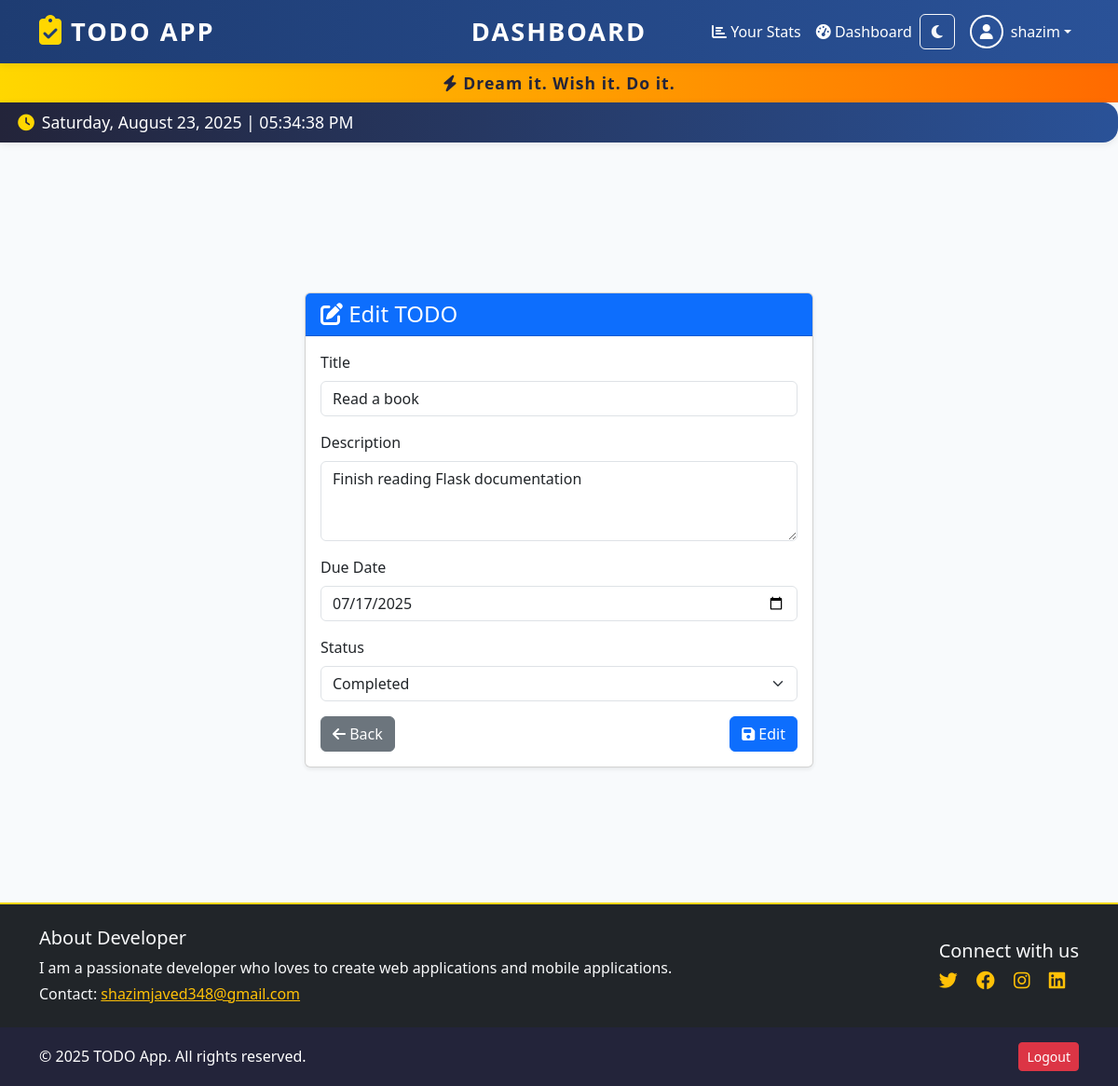
/edit/2 (signed in), run on the app's committed database.
### app/models.py (models this page shows, shortened)
class User(UserMixin, db.Model):
    id = db.Column(db.Integer, primary_key=True)
    username = db.Column(db.String(64), unique=True, nullable=False)
    email = db.Column(db.String(120), unique=True, nullable=False)
    password_hash = db.Column(db.String(128), nullable=False)

class TODO(db.Model):
    id = db.Column(db.Integer, primary_key=True)
    title = db.Column(db.String(100), nullable=False)
    description = db.Column(db.Text, nullable=True)
    due_date = db.Column(db.Date, nullable=False)
    status = db.Column(db.String(20), nullable=False, default='Pending')

### app/routes.py (the view, shortened to what this page needs)
@todo_bp.route('/edit/<int:todo_id>', methods=['GET', 'POST'])
@login_required
def edit_todo(todo_id):
    todo = TODO.query.get_or_404(todo_id)
    form = TODOForm(obj=todo)
    return render_template('todo/form.html', form=form, action='Edit')

### app/forms.py
class TODOForm(FlaskForm):
    title = StringField('Title', validators=[DataRequired(), Length(max=100)])
    description = TextAreaField('Description')
    due_date = DateField('Due Date', validators=[DataRequired()], format='%Y-%m-%d')
    status = SelectField('Status', choices=[('Pending', 'Pending'), ('Completed', 'Completed')], default='Pending')
    submit = SubmitField('Save')

### app/__init__.py (called while the page is built)
def create_app():
    app = Flask(__name__)
    app.config.from_object(Config)
    csrf.init_app(app)
    db.init_app(app)
    migrate.init_app(app, db)
    login_manager.init_app(app)
    login_manager.login_view = 'todo.login'
    from .models import User
    @login_manager.user_loader
    def load_user(user_id):
        return User.query.get(int(user_id))
    @app.context_processor
    def inject_now():
        return {'now': datetime.now()}
    from .routes import todo_bp
    app.register_blueprint(todo_bp)
    return app

### app/templates/todo/form.html (shortened to what this page needs)
{% extends 'base.html' %}
{% block content %}
<div class="row justify-content-center">
  <div class="col-md-8 col-lg-6">
    <div class="card shadow-sm">
      <div class="card-header bg-primary text-white">
        <h4 class="mb-0"><i class="fa fa-{{ 'edit' if action == 'Edit' else 'plus' }}"></i> {{ action }} TODO</h4>
      </div>
      <div class="card-body">
        <form method="POST">
          <div class="mb-3">
            {{ form.title.label(class="form-label") }}
            {{ form.title(class="form-control", placeholder="Enter title") }}
          </div>
          <div class="mb-3">
            {{ form.description.label(class="form-label") }}
            {{ form.description(class="form-control", placeholder="Enter description", rows=3) }}
          </div>
          <div class="mb-3">
            {{ form.due_date.label(class="form-label") }}
            {{ form.due_date(class="form-control") }}
          </div>
          <div class="mb-3">
            {{ form.status.label(class="form-label") }}
            {{ form.status(class="form-select") }}
          </div>
          <div class="d-flex justify-content-between">
            <a href="/" class="btn btn-secondary"><i class="fa fa-arrow-left"></i> Back</a>
            <button type="submit" class="btn btn-primary"><i class="fa fa-save"></i> {{ action }}</button>
          </div>
        </form>
      </div>
    </div>
  </div>
</div>
{% endblock %}

### app/templates/base.html (shortened to what this page needs)
<!DOCTYPE html>
<html lang="en">
<head>
    <link href="https://cdn.jsdelivr.net/npm/bootstrap@5.3.0/dist/css/bootstrap.min.css" rel="stylesheet">
    <link rel="stylesheet" href="https://cdnjs.cloudflare.com/ajax/libs/font-awesome/6.4.0/css/all.min.css">
</head>
<body style="min-height: 100vh; display: flex; flex-direction: column;">
<nav class="navbar navbar-expand-lg">
  <div class="container position-relative">
    <a class="navbar-brand d-none d-lg-flex align-items-center" href="/">
      <span class="navbar-logo me-2"><i class="fa-solid fa-clipboard-check"></i></span>
      TODO APP
    </a>
    <span class="centered-title d-none d-lg-block">
      {% if request.path == '/your-stats' %} STATICS {% else %} DASHBOARD {% endif %}
    </span>
    <div class="collapse navbar-collapse justify-content-end" id="navbarNav">
      <ul class="navbar-nav ms-auto align-items-center">
        <li class="nav-item">
          <a class="nav-link" href="/your-stats"><i class="fa fa-chart-bar"></i> Your Stats</a>
        </li>
        <li class="nav-item">
          <a class="nav-link" href="/"><i class="fa fa-tachometer-alt"></i> Dashboard</a>
        </li>
        <li class="nav-item me-2">
          <button id="theme-toggle" class="btn btn-outline-light" title="Toggle light/dark mode">
            <i id="theme-toggle-icon" class="fa fa-moon"></i>
          </button>
        </li>
        {% if not current_user.is_authenticated %}
          <li class="nav-item">
            <a class="nav-link" href="/signup"><i class="fa fa-user-plus"></i> Sign Up</a>
          </li>
          <li class="nav-item">
            <a class="nav-link" href="/login"><i class="fa fa-sign-in-alt"></i> Log In</a>
          </li>
        {% else %}
          <li class="nav-item dropdown">
            <a class="nav-link dropdown-toggle d-flex align-items-center" href="#" id="userDropdown" role="button" data-bs-toggle="dropdown" aria-expanded="false">
              {% if current_user.avatar_url %}
                <img src="{{ current_user.avatar_url }}" alt="avatar" class="avatar me-2">
              {% else %}
                <span class="avatar me-2 d-flex align-items-center justify-content-center" style="background:#2a5298;"><i class="fa fa-user"></i></span>
              {% endif %}
              {{ current_user.username }}
            </a>
          </li>
        {% endif %}
      </ul>
    </div>
  </div>
</nav>
{% set motivational_quotes = [
    "You are stronger than you think.",
    "Every day is a new beginning.",
    "Small steps every day lead to big results.",
    "Your future is created by what you do today.",
    "Push yourself, because no one else is going to do it for you.",
    "Dream it. Wish it. Do it.",
    "Doubt kills more dreams than failure ever will.",
    "Stay positive, work hard, make it happen.",
    "Success is the sum of small efforts, repeated day in and day out.",
    "You have the power to change your story."
] %}
{% set random_quote = (motivational_quotes|random) %}
<div class="motivation-bar text-center py-2" style="background: linear-gradient(90deg, #ffd700 0%, #ff6a00 100%); color: #23243a; font-weight: bold; font-size: 1.1rem; letter-spacing: 1px; box-shadow: 0 2px 8px rgba(0,0,0,0.05);">
    <span><i class="fa fa-bolt"></i> {{ random_quote }}</span>
</div>
<div id="clock-bar" class="d-flex align-items-center" style="min-width: 270px; margin-bottom: 1rem; padding: 0.5rem 1.2rem 0.5rem 1.2rem; background: linear-gradient(90deg, #23243a 0%, #2a5298 100%); color: #fff; border-radius: 0 1rem 1rem 0; box-shadow: 0 2px 8px rgba(0,0,0,0.08); font-size: 1.1rem; font-weight: 500;">
  <i class="fa fa-clock me-2" style="color: #ffd700;"></i>
  <span id="clock-time">{{ now.strftime('%A, %B %d, %Y') }} | {{ now.strftime('%I:%M:%S %p') }}</span>
</div>
<div aria-live="polite" aria-atomic="true" class="position-fixed top-0 end-0 p-3" style="z-index: 1080;">
</div>
<div class="centered-wrapper" style="flex: 1 0 auto;">
    <div class="container">
        {% block content %}{% endblock %}
    </div>
</div>
<div class="pre-footer bg-dark text-light py-4" style="border-top: 2px solid #ffd700;">
  <div class="container d-flex flex-column flex-md-row justify-content-between align-items-center">
    <div class="mb-3 mb-md-0">
      <h5>About Developer</h5>
      <p class="mb-1">I am a passionate developer who loves to create web applications and mobile applications.</p>
      <p class="mb-0">Contact: <a href="mailto:shazimjaved348@gmail.com" class="text-warning">shazimjaved348@gmail.com</a></p>
    </div>
    <div>
      <h5>Connect with us</h5>
      <a href="https://twitter.com/yourhandle" class="text-warning me-3" target="_blank"><i class="fab fa-twitter fa-lg"></i></a>
      <a href="https://facebook.com/yourhandle" class="text-warning me-3" target="_blank"><i class="fab fa-facebook fa-lg"></i></a>
      <a href="https://instagram.com/yourhandle" class="text-warning me-3" target="_blank"><i class="fab fa-instagram fa-lg"></i></a>
      <a href="linkedin.com/in/shazim-javed-095472325" class="text-warning" target="_blank"><i class="fab fa-linkedin fa-lg"></i></a>
    </div>
  </div>
</div>
<footer class="footer mt-auto py-3" style="background: #23243a; color: #fff; width:100%; z-index:100; flex-shrink: 0;">
  <div class="container d-flex justify-content-between align-items-center">
    <span style="color: #fff;">&copy; {{ current_year or 2025 }} TODO App. All rights reserved.</span>
    {% if current_user.is_authenticated %}
      <a href="/logout" class="btn btn-danger btn-sm">Logout</a>
    {% endif %}
  </div>
</footer>
</body>
</html>

### app/templates/base.html (style rules this page uses)
body { background: #f8fafc; }
.navbar { background: linear-gradient(90deg, #1e3c72 0%, #2a5298 100%); box-shadow: 0 2px 8px rgba(0,0,0,0.08); }
.navbar-brand { font-weight: bold; font-size: 1.7rem; letter-spacing: 2px; }
.nav-link, .navbar-brand, .dropdown-item { color: #fff !important; }
.navbar .centered-title { position: absolute; left: 50%; transform: translateX(-50%); color: #fff; font-size: 1.7rem; font-weight: bold; letter-spacing: 2px; }
.avatar { width: 36px; height: 36px; border-radius: 50%; object-fit: cover; border: 2px solid #fff; background: #ac0808; display: inline-block; }
.centered-wrapper { min-height: 100vh; display: flex; flex-direction: column; justify-content: center; align-items: center; }
.navbar-logo i { font-size: 2rem; color: #ffd700; }
.container { opacity: 0; animation: fadeIn 1s ease 0.2s forwards; }
.btn, .btn-add-todo, .btn-primary, .btn-outline-light { transition: transform 0.15s cubic-bezier(.4,2,.6,1), box-shadow 0.15s; }

### data on the page
User: username "shazim"
TODO: title "Read a book", description "Finish reading Flask documentation", due_date "07/17/2025", status "Completed"

### other printed values
{{ action }} "Edit"
{{ current_year or 2025 }} "2025"
